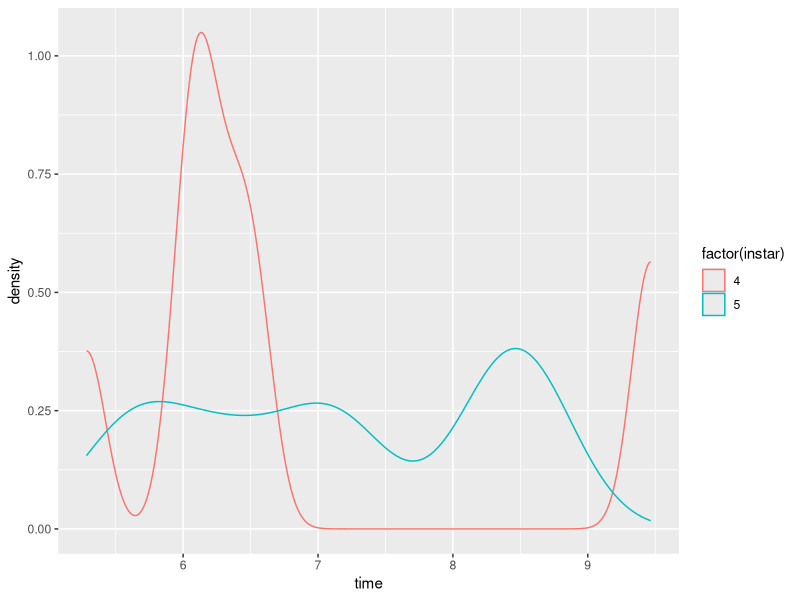

This chart was generated by the following R code: (Note: this script raises an error after producing the figure.)
## Taylor M. Hatcher
## Analysis of 6 hr and 24hr constant TPCs for P. rapae. Each caterpillar only experienced one temperature for 24 hours. 
library(ggplot2)
library(data.table)
library(dplyr)
library(patchwork)
library(reshape2)
library(viridis)
library(tidyverse)

setwd("~/Desktop/Repos/WARP2024")
#past data 
tpc1 = read.csv("PrapaeW.1999.ConstantTempTPCs.4thinstar.jul2021.xlsx - data.csv")
tpc1$instar=4

tpc2 = read.csv("PrapaeW.1999.ConstantTempTPCs.5thinstar.jul2021.xlsx - data.csv")
names(tpc2)=names(tpc1)
tpc2$instar=5

tpc.p= rbind(tpc1, tpc2)

tpc.p$rgr= (log(tpc.p$fw) - log(tpc.p$Mo))/tpc.p$time
tpc.p$time.per= "past"

tpc.ps= tpc.p[,c("UniID","mom","ID","temp","instar","time","duration","mgain","rgr","time.per")]
#plot
ggplot(tpc.ps[tpc.ps$time>5 & tpc.ps$time<11,], aes(x=time, color=factor(instar), group=factor(instar)))+
  geom_density()
  table(tpc.ps$time, tpc.ps$instar)
  
#recent 2024 TPC data
tpc.c = read.csv("2024PrapaeConstantTPCCombineddata.csv")


# Convert fw to numeric and drop nas
tpc.c$fw <- as.numeric(tpc.c$fw)

tpc.c$rgr= (log(tpc.c$fw) - log(tpc.c$M0))/tpc.c$duration
tpc.c$time.per= "current"

tpc.c$mom= tpc.c$Female
tpc.c$ID= tpc.c$Individual
tpc.c$UniID= paste(tpc.c$temp, tpc.c$mom, tpc.c$ID, sep=".")
#Calculate mass gained in each time treatment
tpc.c$mgain= tpc.c$fw - tpc.c$M0

#combine historic and current
tpc.cs= tpc.c[,c("UniID","mom","ID","temp","instar","time","duration","mgain","rgr","time.per")]


tpc= rbind(tpc.cs, tpc.ps)


######Plot

##Set up durations of 6hr and 24hr

tpc$dur=NA
tpc$time= as.numeric(tpc$time)
tpc[tpc$time>5 & tpc$time<11 & tpc$time.per=="past","dur"]=6
tpc[tpc$time>20 & tpc$time<26 & tpc$time.per=="past","dur"]=24
tpc[tpc$time.per=="current","dur"]= tpc[tpc$time.per=="current","duration"]

tpc.plot = ggplot(tpc[tpc$dur %in% c(6,24),], aes(x=temp, y=rgr, color=time.per)) +
  geom_point(alpha=0.5) +
  facet_grid(dur ~ instar) +
  geom_smooth() +
  theme_bw() +
  xlab("Temperature (C)") +
  ylab("RGR (mg/mg/h)") +
  ggtitle("2024") +
  ylim(-0.02, 0.14)

# Aggregate mean values with corrected standard error calculation
tpc.agg <- tpc %>%
  group_by(temp, time.per, dur, instar) %>%
  dplyr::summarise(
    mean = mean(rgr, na.rm = TRUE),
    se = sd(rgr, na.rm = TRUE) / sqrt(n())
  )
tpc$time.per <- factor(tpc$time.per, levels = c("past", "current"))

#plot family mean vaules 
tpc.agg.f <- tpc %>%
  group_by(FEMALE, temp) %>%
  dplyr::summarise(mean = mean(value, na.rm = TRUE),
                   se = sd(value, na.rm = TRUE)/length(value))

setwd('/Volumes/GoogleDrive/Shared drives/TrEnCh/Projects/WARP/Analyses/figures/')
pdf("2024TRNfeeding_constant.pdf",height = 8, width = 8)
# Display the final plot
print(tpc.plot)
